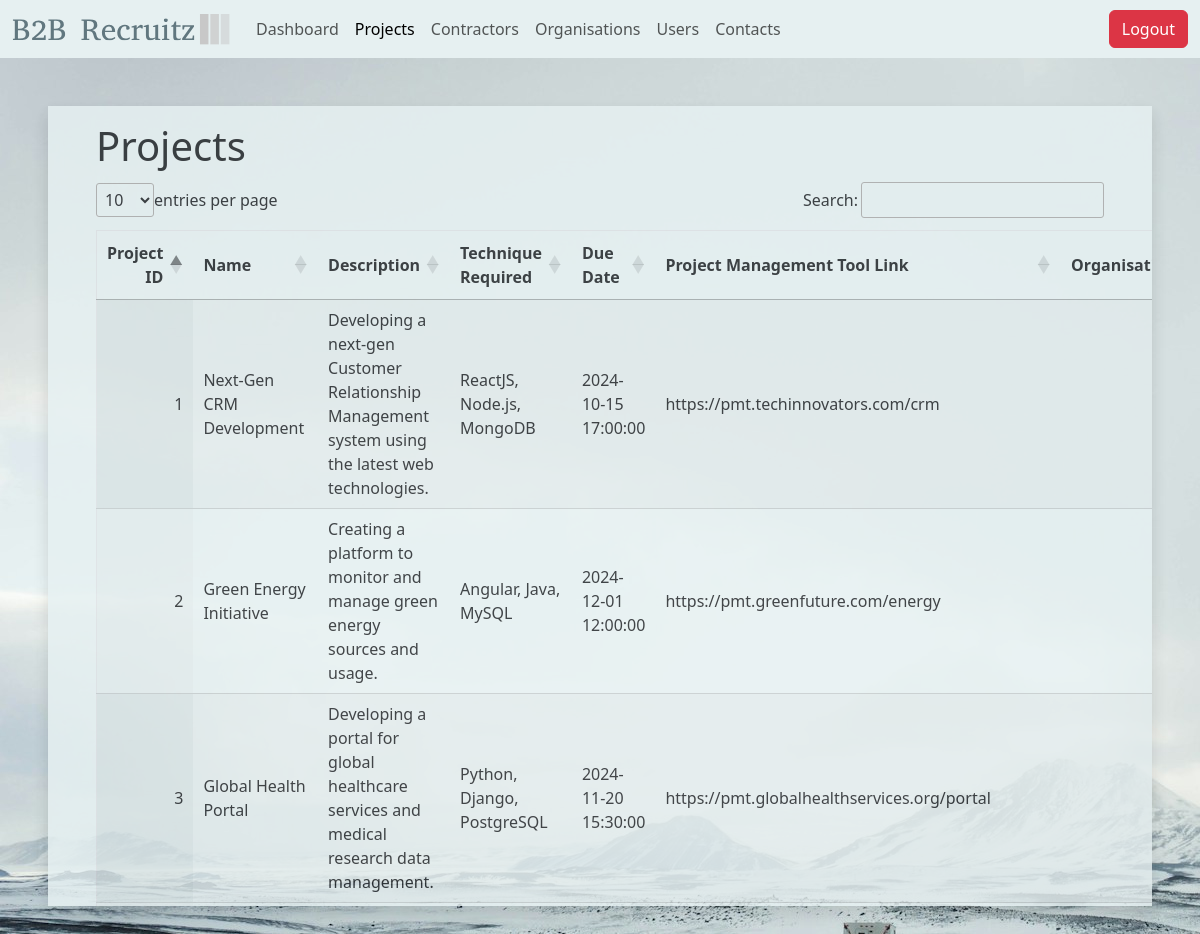
The app's page /projects.php (signed in) with its own data.
### tables this page shows
CREATE TABLE IF NOT EXISTS `Project` (
  `id` INT PRIMARY KEY NOT NULL AUTO_INCREMENT,
  `name` VARCHAR(255),
  `desc` VARCHAR(255),
  `technique_required` VARCHAR(255),
  `due_date` DATETIME,
  `pmt_link` VARCHAR(255),
  `org_id` INT,
  `contractor_id` INT
);

### database/connection.php (called while the page is built, shortened)
<?php
$host = 'localhost';
$dbname = 'fit2104_a3_lab4_group10';
$username = 'admin';
$password = 'admin';
$dbh = new PDO("mysql:host=$host;dbname=$dbname", $username, $password);
class ProjectDao
{
  private $dbh;
  public function __construct()
  {
    global $dbh;
    $this->dbh = $dbh;
  }
  public function getProjects()
  {
    $sql = "SELECT * FROM Project";
    $stmt = $this->dbh->prepare($sql);
    $stmt->execute();
    $projects = $stmt->fetchAll(PDO::FETCH_ASSOC);
    return $projects;
  }
}
$projectDao = new ProjectDao();

### projects.php (the view, shortened to what this page needs)
<!doctype html>
<html lang="en">
<head>
  <link rel="stylesheet" href="lib/datatables/dataTables.css" />
  <link href="https://cdn.jsdelivr.net/npm/bootstrap@5.3.3/dist/css/bootstrap.min.css" rel="stylesheet">
  <link rel="stylesheet" href="./assets/css/datatable.css" />
</head>
<body style="background-image: url('./assets/img/white-bg.jpg');">
  <header>
    <nav class="navbar navbar-expand-lg" style="background-color: #e6f0f1;">
      <div class="container-fluid">
        <a class="navbar-brand" href="/"><img src="./assets/img/b2b-logo.svg" alt="b2b-logo" width="220" /></a>
        <div class="collapse navbar-collapse" id="navbarScroll">
          <ul class="navbar-nav me-auto my-2 my-lg-0 navbar-nav-scroll" style="--bs-scroll-height: 100px;">
            <li class="nav-item">
              <a class="nav-link " aria-current="page" href="./dashboard.php">Dashboard</a>
            </li>
            <li class="nav-item">
              <a class="nav-link active" href="./projects.php">Projects</a>
            </li>
            <li class="nav-item ">
              <a class="nav-link " href="./contractors.php">Contractors</a>
            </li>
            <li class="nav-item">
              <a class="nav-link " href="./organisations.php">Organisations</a>
            </li>
            <li class="nav-item">
              <a class="nav-link " href="./users.php">Users</a>
            </li>
            <li class="nav-item">
              <a class="nav-link" href="./contacts.php">Contacts</a>
            </li>
          </ul>
          <a href="./logout.php" class="nav-link"><button class="btn btn-danger">Logout</button></a>
        </div>
      </div>
    </nav>
  </header>
</body>
<main class="m-5 px-5 py-3 shadow overflow-auto">
  <h1>Projects</h1>
  <table id="userTable" class="display border">
    <thead>
      <tr>
        <th>Project ID</th>
        <th>Name</th>
        <th>Description</th>
        <th>Technique Required</th>
        <th>Due Date</th>
        <th>Project Management Tool Link</th>
        <th>Organisation</th>
      </tr>
    </thead>
    <tbody>
      <?php
      include './database/connection.php';
      global $projectDao;
      $projects = $projectDao->getProjects();
      foreach ($projects as $project) {
      ?>
        <tr>
          <td><?= $project['id']  ?></td>
          <td><?= $project['name'] ?></td>
          <td><?= $project['desc'] ?></td>
          <td><?= $project['technique_required'] ?></td>
          <td><?= $project['due_date'] ?></td>
          <td><?= $project['pmt_link'] ?></td>
          <td><?= $project['org_id'] ?></td>
        </tr>
      <?php } ?>
    </tbody>
  </table>
</main>
</html>

### assets/css/datatable.css (style rules this page uses)
main { max-height: 800px; background-color: #e6f0f1; opacity: 0.85; }

### records on screen
project: id "1", name "Next-Gen CRM Development", desc "Developing a next-gen Customer Relationship Management system using the latest web technologies.", technique_required "ReactJS, Node.js, MongoDB", due_date "2024-10-15 17:00:00", pmt_link "https://pmt.techinnovators.com/crm"
project: id "2", name "Green Energy Initiative", desc "Creating a platform to monitor and manage green energy sources and usage.", technique_required "Angular, Java, MySQL", due_date "2024-12-01 12:00:00", pmt_link "https://pmt.greenfuture.com/energy"
project: id "3", name "Global Health Portal", desc "Developing a portal for global healthcare services and medical research data management.", technique_required "Python, Django, PostgreSQL", due_date "2024-11-20 15:30:00", pmt_link "https://pmt.globalhealthservices.org/portal"
